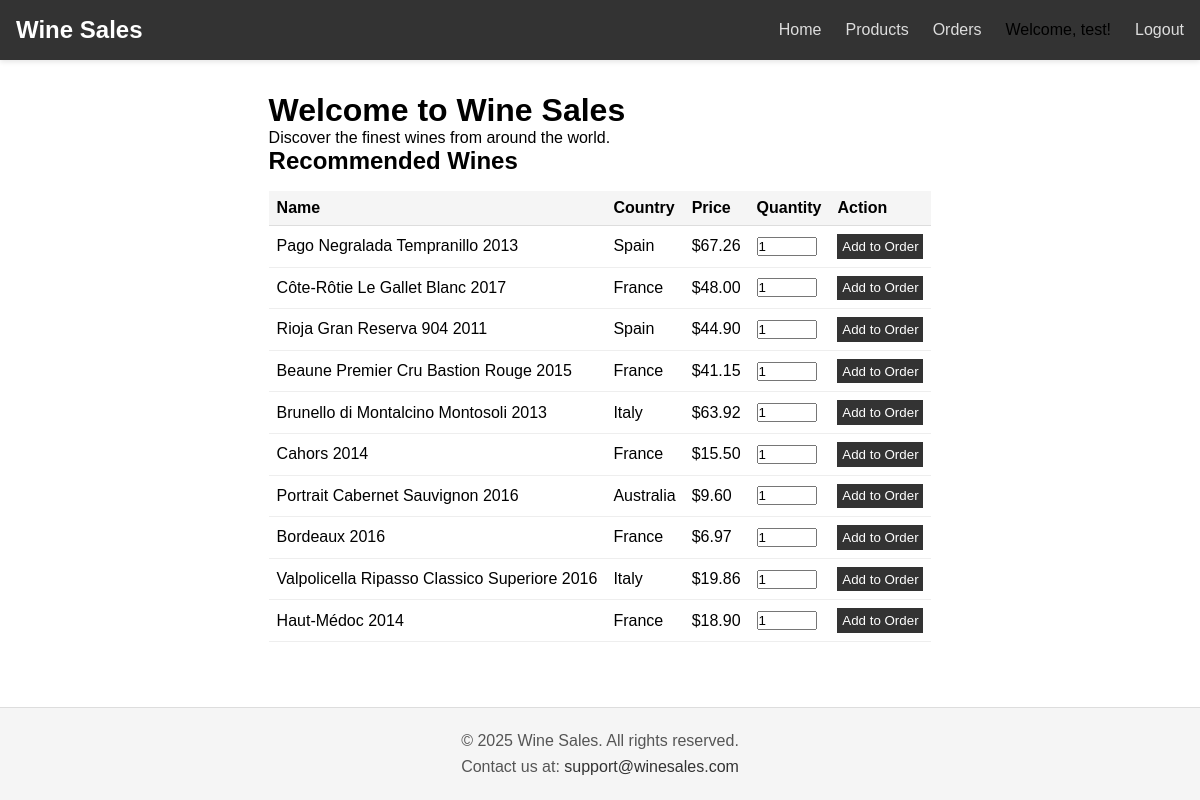
/ (signed in), run on the app's committed database.
### products/models.py (models this page shows, shortened)
class Product(models.Model):
    name = models.CharField(max_length=100)
    country = models.CharField(max_length=50)
    region = models.CharField(max_length=50)
    winery = models.CharField(max_length=100)
    rating = models.FloatField()
    number_of_ratings = models.IntegerField(default=0)
    price = models.DecimalField(max_digits=10, decimal_places=2)
    year = models.IntegerField(null=True, blank=True)
    inventory = models.IntegerField(default=100)  # 默认库存
    class Meta:
        ordering = ['name']

### ecommerce/views.py (the view)
# urls.py: 2. Add a URL to urlpatterns:  path('', views.home, name='home')
def home(request):
    all_products = Product.objects.all()
    recommended_products = random.sample(list(all_products), min(10, len(all_products)))
    return render(request, 'index.html', {'recommended_products': recommended_products})

### templates/index.html (shortened to what this page needs)
{% extends 'base.html' %}
{% block content %}
    <h1>Welcome to Wine Sales</h1>
    <p>Discover the finest wines from around the world.</p>
    <h2>Recommended Wines</h2>
    <table style="width: 100%; border-collapse: collapse; margin-top: 1rem;">
        <thead>
            <tr style="background-color: #f5f5f5; border-bottom: 1px solid #ddd;">
                <th style="padding: 0.5rem; text-align: left;">Name</th>
                <th style="padding: 0.5rem; text-align: left;">Country</th>
                <th style="padding: 0.5rem; text-align: left;">Price</th>
                <th style="padding: 0.5rem; text-align: left;">Quantity</th>
                <th style="padding: 0.5rem; text-align: left;">Action</th>
            </tr>
        </thead>
        <tbody>
            {% for product in recommended_products %}
                <tr style="border-bottom: 1px solid #eee;">
                    <td style="padding: 0.5rem;">{{ product.name }}</td>
                    <td style="padding: 0.5rem;">{{ product.country }}</td>
                    <td style="padding: 0.5rem;">${{ product.price }}</td>
                    <td style="padding: 0.5rem;">
                        <form method="post" action="{% url 'create_order' product.id %}">
                            <input type="number" name="quantity" value="1" min="1" max="{{ product.inventory }}" style="width: 60px;">
                    </td>
                    <td style="padding: 0.5rem;">
                            <button type="submit" style="padding: 0.3rem; background-color: #333; color: #fff; border: none;">Add to Order</button>
                    </td>
                </tr>
            {% empty %}
                <tr>
                    <td colspan="5" style="padding: 0.5rem; text-align: center;">No recommended products available.</td>
                </tr>
            {% endfor %}
        </tbody>
    </table>
{% endblock %}

### templates/base.html (shortened to what this page needs)
<!DOCTYPE html>
<html lang="en">
<head>
</head>
<body>
    <nav>
        <div class="nav-container">
            <div class="nav-brand">
                <a href="{% url 'home' %}">Wine Sales</a>
            </div>
            <div class="nav-links">
                <a href="{% url 'home' %}">Home</a>
                <a href="{% url 'product_list' %}">Products</a>
                <a href="{% url 'order_list' %}">Orders</a>
                {% if user.is_authenticated %}
                    <span>Welcome, {{ user.username }}!</span>
                    <a href="{% url 'logout' %}">Logout</a>
                {% else %}
                    <a href="{% url 'login' %}">Login</a>
                    <a href="{% url 'register' %}">Register</a>
                {% endif %}
            </div>
        </div>
    </nav>
    <main>
        {% block content %}
        {% endblock %}
    </main>
    <footer>
        <p>© 2025 Wine Sales. All rights reserved.</p>
        <p>Contact us at: <a href="mailto:support@winesales.com">support@winesales.com</a></p>
    </footer>
</body>
</html>

### templates/base.html (style rules this page uses)
* { margin: 0; padding: 0; box-sizing: border-box; }
body { font-family: Arial, sans-serif; display: flex; flex-direction: column; min-height: 100vh; }
nav { background-color: #333; padding: 1rem; box-shadow: 0 2px 5px rgba(0, 0, 0, 0.1); }
.nav-container { max-width: 1200px; margin: 0 auto; display: flex; justify-content: space-between; align-items: center; }
.nav-brand a { color: #fff; font-size: 1.5rem; text-decoration: none; font-weight: bold; }
.nav-links { display: flex; gap: 1.5rem; }
.nav-links a { color: #ddd; text-decoration: none; font-size: 1rem; }
main { flex: 1; max-width: 1200px; margin: 2rem auto; padding: 0 1rem; }
footer { background-color: #f5f5f5; padding: 1rem; text-align: center; border-top: 1px solid #ddd; }
footer p { margin: 0.5rem 0; color: #555; }
footer a { color: #333; text-decoration: none; }

### data on the page
Product: name "Pago Negralada Tempranillo 2013", country "Spain", price "67.26"
Product: name "Côte-Rôtie Le Gallet Blanc 2017", country "France", price "48.00"
Product: name "Rioja Gran Reserva 904 2011", country "Spain", price "44.90"
Product: name "Beaune Premier Cru Bastion Rouge 2015", country "France", price "41.15"
Product: name "Cahors 2014", country "France", price "15.50"
Product: name "Portrait Cabernet Sauvignon 2016", country "Australia", price "9.60"
Product: name "Bordeaux 2016", country "France", price "6.97"
Product: name "Valpolicella Ripasso Classico Superiore 2016", country "Italy", price "19.86"
Product: name "Haut-Médoc 2014", country "France", price "18.90"

### other printed values
{{ user.username }} "test"
